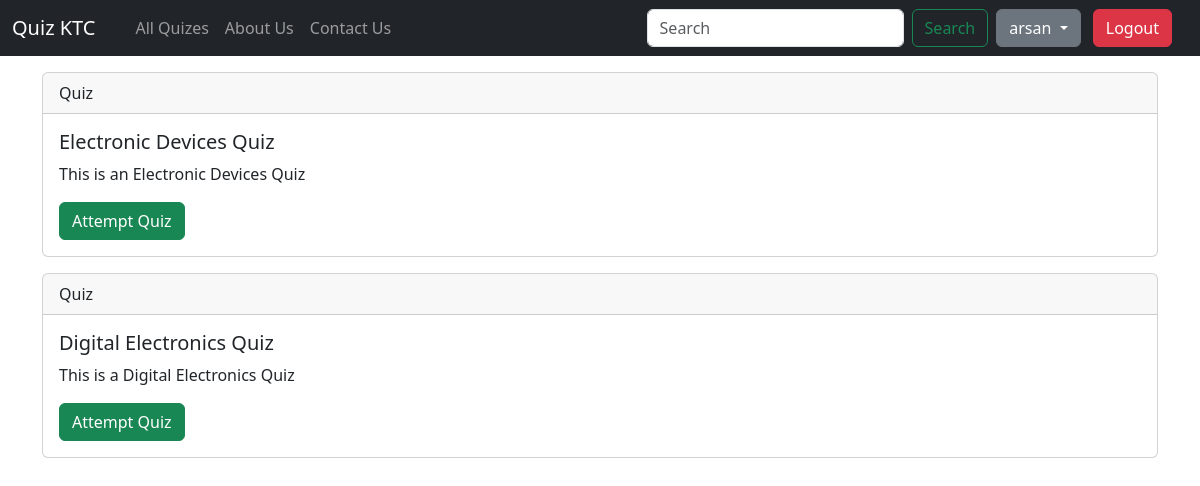
The page / (signed in) on the database its author committed.
### home/models.py (models this page shows)
class Quiz(models.Model):
    quiz_id = models.BigAutoField(primary_key=True)
    name = models.CharField(max_length=100, blank=True, null=True)
    desc = models.CharField(max_length=100, blank=True, null=True)
    marks = models.IntegerField(blank=True, null=True)
    created_at = models.DateTimeField(auto_now_add=True, blank=True, null=True)
    def __str__(self):
        return self.name

### home/views.py (the view)
# urls.py: path("", views.index, name="index"),
def index(request):
    quiz = Quiz.objects.all()
    context = {"quiz" : quiz}
    return render(request, template_name='index.html', context=context)

### templates/index.html (shortened to what this page needs)
{% extends "base.html" %}
{% block body %}
{% if quiz != null %}
{% for q in quiz %}
<div class="container my-3">
  <div class="card">
    <div class="card-header">
      Quiz
    </div>
    <div class="card-body">
      <h5 class="card-title">{{ q }}</h5>
      <p class="card-text"> {{ q.desc }} </p>
        <a href="/quiz/{{q.quiz_id}}" class="btn btn-success">Attempt Quiz</a>
    </div>
  </div>
</div>
{% endfor %}
{% endif %}
{% endblock body %}

### templates/base.html (shortened to what this page needs)
<!doctype html>
<html lang="en">
  <head>
    <link href="https://cdn.jsdelivr.net/npm/bootstrap@5.3.3/dist/css/bootstrap.min.css" rel="stylesheet">
  </head>
  <body>
    <nav class="navbar navbar-expand-lg navbar-dark bg-dark">
        <div class="container-fluid">
          <a class="navbar-brand" href="#">Quiz KTC</a>
          <div class="collapse navbar-collapse" id="navbarSupportedContent">
            <ul class="navbar-nav me-auto mb-2 mb-lg-0">
              <li class="nav-item">
                <a class="nav-link active" aria-current="page" href="/"></a>
              </li>
              <li class="nav-item">
                <a class="nav-link" href="/">All Quizes</a>
              </li>
              <li class="nav-item">
                <a class="nav-link" href="/about">About Us</a>
              </li>
              <li class="nav-item">
                <a class="nav-link" href="/contact">Contact Us</a>
              </li>
            </ul>
            <form class="d-flex" role="search">
              <input class="form-control me-2" type="search" placeholder="Search" aria-label="Search">
              <button class="btn btn-outline-success" type="submit">Search</button>
            </form>
            {% if user.is_authenticated %}
            <div class="dropdown mx-2">
              <button class="btn btn-secondary dropdown-toggle" type="button" id="user-details" data-bs-toggle="dropdown"
                aria-expanded="false">
                {{user.username}}
              </button>
              <a href="/logout" class="btn btn-danger mx-2"> Logout</a>
            </div>
            {% endif %}
          </div>
        </div>
      </nav>
    {% block body %}{% endblock body %}
  </body>
</html>

### rows shown on the page
Quiz: name "Electronic Devices Quiz", desc "This is an Electronic Devices Quiz"
Quiz: name "Digital Electronics Quiz", desc "This is a Digital Electronics Quiz"

### other values the page prints
{{ user.username }} "arsan"
